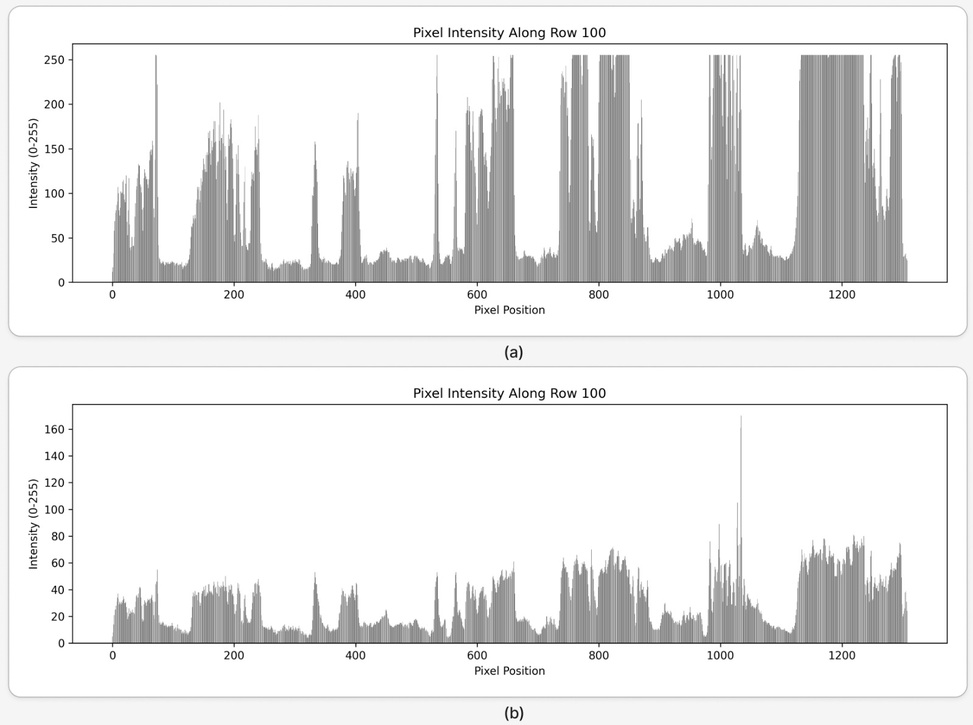
#> input picture image_stitching_&_relighting/dome_visualization/illumination.jpeg, 973 x 725 px, shrunk from 1600 x 1192 before the run; its folder holds only this picture in this run
$ python -i Subpixel_Alignment.py   (imports and definitions only)   (older library calls are emulated)
#> lines starting #> are read from the running program, lines starting #| are printed output that depends on the picture
#> further down, picture is the input picture: shape (725, 973, 3); min 0, max 255, mean 234.8
# """
# Python script for aligning two images using the Enhanced Correlation Coefficient (ECC) method.
# -   This script reads two images, computes the alignment using ECC, save the aligned images and plot the comparison.
# -   It also computes the Mean Squared Error (MSE) and SSIM before and after alignment.
# -   This script is designed to work with grayscale images and uses OpenCV for image processing.
# """


import cv2
import numpy as np
import os
import matplotlib.pyplot as plt
from sklearn.metrics import mean_squared_error
from skimage.metrics import structural_similarity as ssim

from paths import get_alignment_paths

valid_exts = ('.jpg', '.jpeg', '.png')

# ---------------------- Helper Functions ----------------------

def get_image_list(folder):
    return sorted([f for f in os.listdir(folder) if f.lower().endswith(valid_exts)])

def compute_mse(img1, img2):
    return mean_squared_error(img1.flatten(), img2.flatten())

def get_gradient(image):
    grad_x = cv2.Sobel(image, cv2.CV_32F, 1, 0)
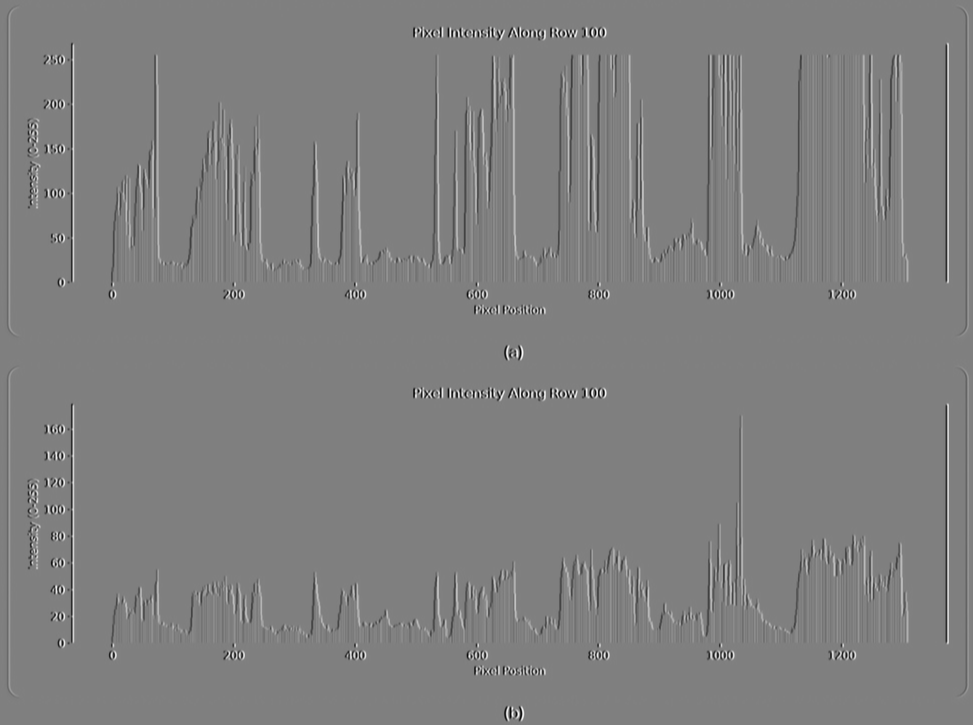
#> grad_x: shape (725, 973, 3) float32; min -986, max 980, mean 0; drawn with min black and max white
    grad_y = cv2.Sobel(image, cv2.CV_32F, 0, 1)
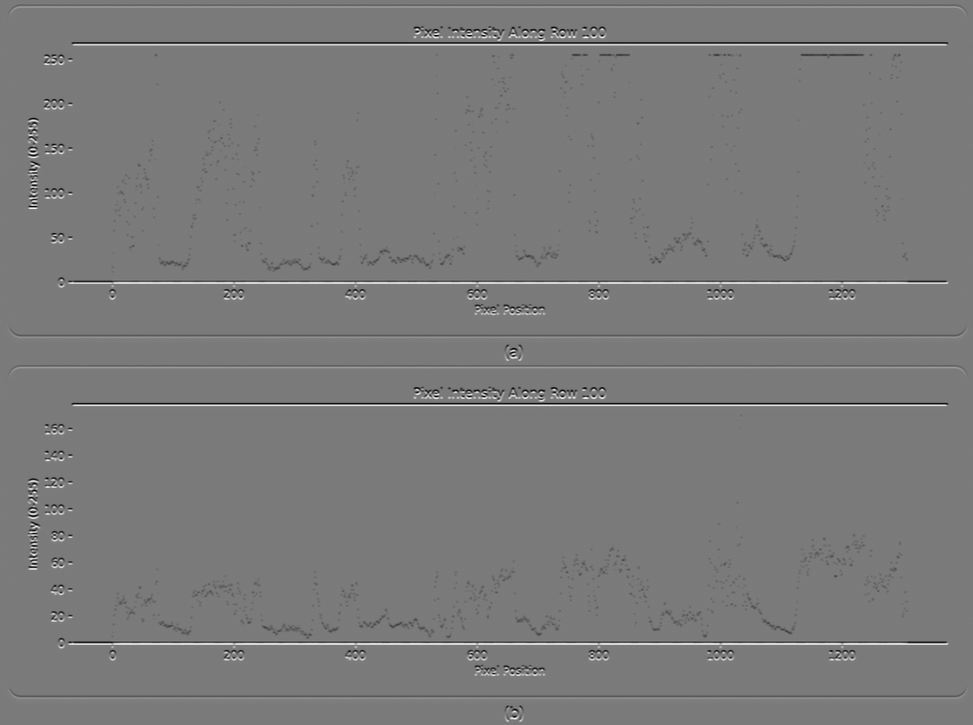
#> grad_y: shape (725, 973, 3) float32; min -861, max 926, mean 0; drawn with min black and max white
    grad = cv2.addWeighted(cv2.convertScaleAbs(grad_x), 0.5,
                           cv2.convertScaleAbs(grad_y), 0.5, 0)
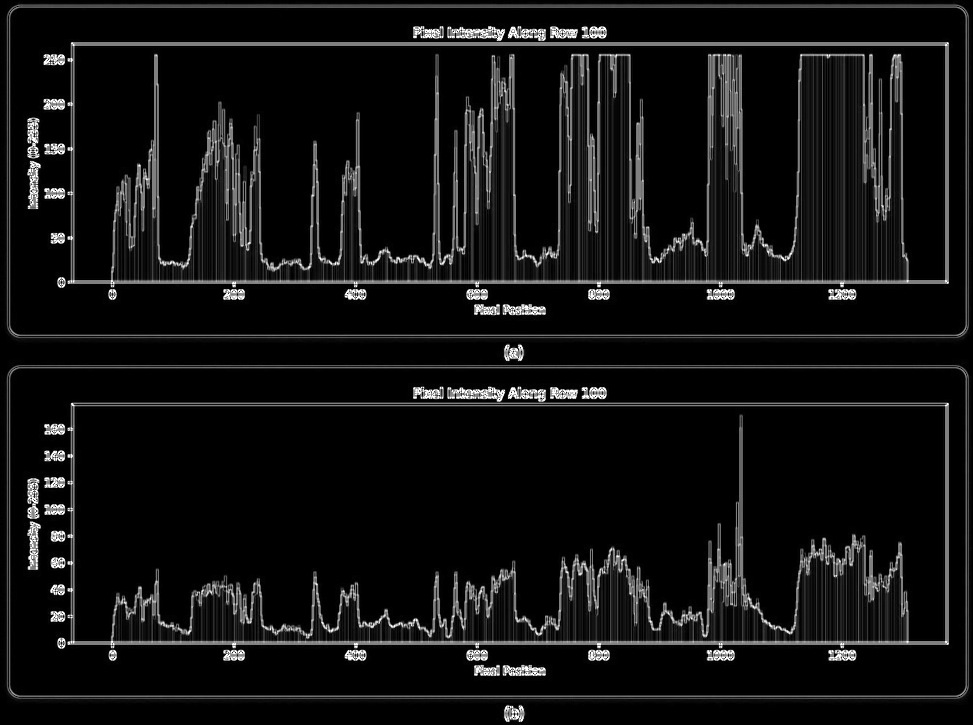
#> grad: shape (725, 973, 3); min 0, max 255, mean 17.7
    return grad

# [139 lines left out: functions align_images, align_folder, align_folders, not called in this run]

>>> import cv2
>>> picture = cv2.imread('../dome_visualization/illumination.jpeg')
>>> result = get_gradient(picture)

$ run again, on image_stitching_&_relighting/dome_visualization/full_dome.PNG
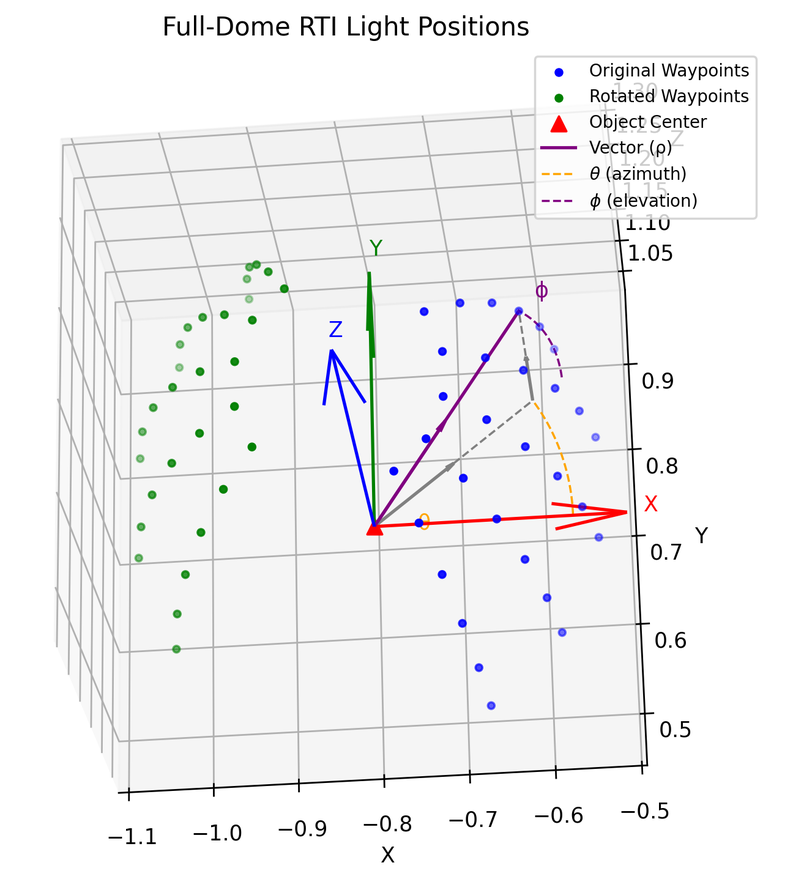
#> input picture image_stitching_&_relighting/dome_visualization/full_dome.PNG, 793 x 890 px, shrunk from 1296 x 1455 before the run
#> picture is the input picture: shape (890, 793, 3); mean B, G, R 242, 241.4, 241.8
#> in get_gradient, `grad_y = cv2.Sobel(image, cv2.CV_32F, 0, 1)`:
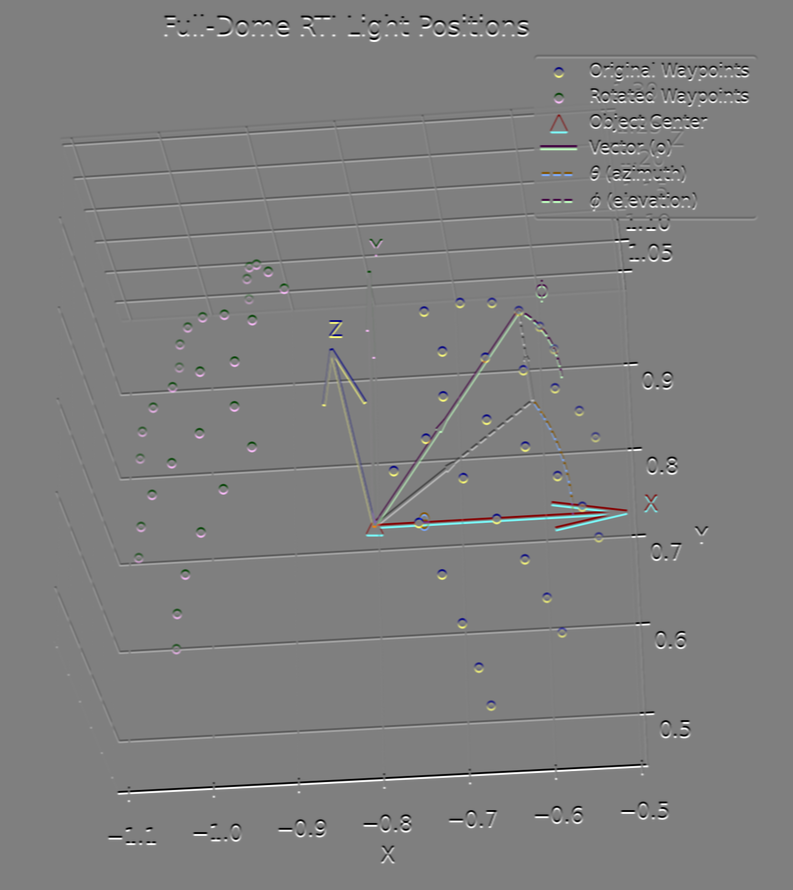
#> grad_y: shape (890, 793, 3) float32; mean B, G, R 0, 0, 0; drawn with min black and max white
#> in get_gradient, `grad = cv2.addWeighted(cv2.convertScaleAbs(grad_x), 0.5, cv2.convertSc..`:
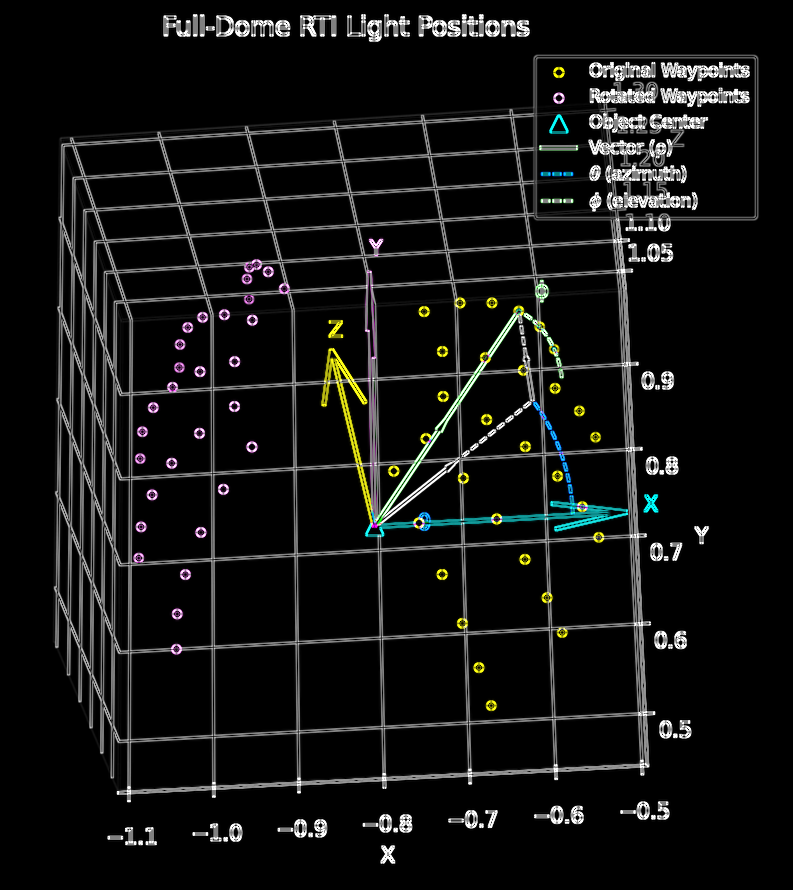
#> grad: shape (890, 793, 3); mean B, G, R 18.2, 19, 18.5
